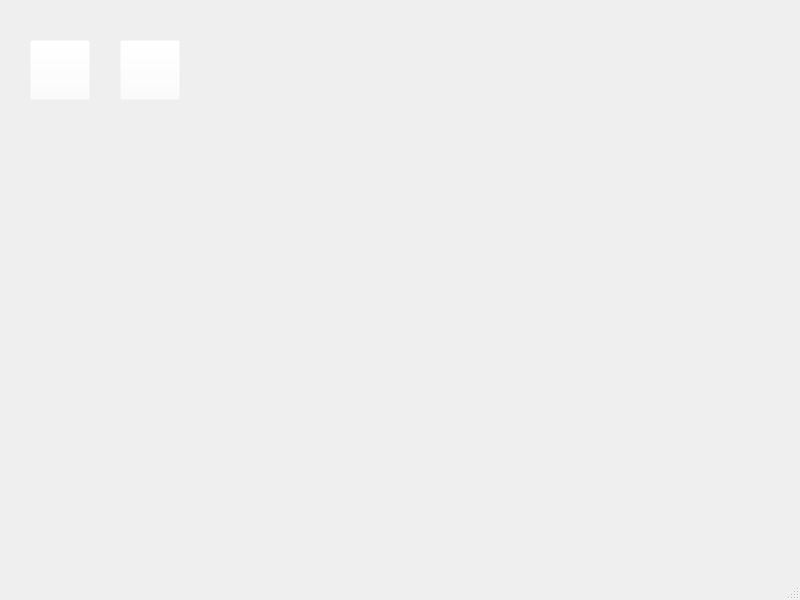
<?xml version="1.0" encoding="UTF-8"?>
<ui version="4.0">
 <class>MainWindow</class>
 <widget class="QMainWindow" name="MainWindow">
  <property name="geometry">
   <rect>
    <x>0</x>
    <y>0</y>
    <width>800</width>
    <height>600</height>
   </rect>
  </property>
  <property name="windowTitle">
   <string>MainWindow</string>
  </property>
  <widget class="QWidget" name="centralwidget">
   <widget class="QPushButton" name="home_icon">
    <property name="geometry">
     <rect>
      <x>30</x>
      <y>40</y>
      <width>60</width>
      <height>60</height>
     </rect>
    </property>
    <property name="cursor">
     <cursorShape>PointingHandCursor</cursorShape>
    </property>
    <property name="styleSheet">
     <string notr="true">background-color: rgba(255, 255, 255, 0);
</string>
    </property>
    <property name="text">
     <string/>
    </property>
    <property name="icon">
     <iconset>
      <normaloff>img/home.png</normaloff>img/home.png</iconset>
    </property>
    <property name="iconSize">
     <size>
      <width>50</width>
      <height>50</height>
     </size>
    </property>
   </widget>
   <widget class="QPushButton" name="menu_icon">
    <property name="geometry">
     <rect>
      <x>120</x>
      <y>40</y>
      <width>60</width>
      <height>60</height>
     </rect>
    </property>
    <property name="cursor">
     <cursorShape>PointingHandCursor</cursorShape>
    </property>
    <property name="styleSheet">
     <string notr="true">background-color: rgba(255, 255, 255, 0);
</string>
    </property>
    <property name="text">
     <string/>
    </property>
    <property name="icon">
     <iconset>
      <normaloff>img/menu.png</normaloff>img/menu.png</iconset>
    </property>
    <property name="iconSize">
     <size>
      <width>50</width>
      <height>50</height>
     </size>
    </property>
   </widget>
  </widget>
  <widget class="QMenuBar" name="menubar">
   <property name="geometry">
    <rect>
     <x>0</x>
     <y>0</y>
     <width>800</width>
     <height>21</height>
    </rect>
   </property>
  </widget>
  <widget class="QStatusBar" name="statusbar"/>
 </widget>
 <resources/>
 <connections/>
</ui>
